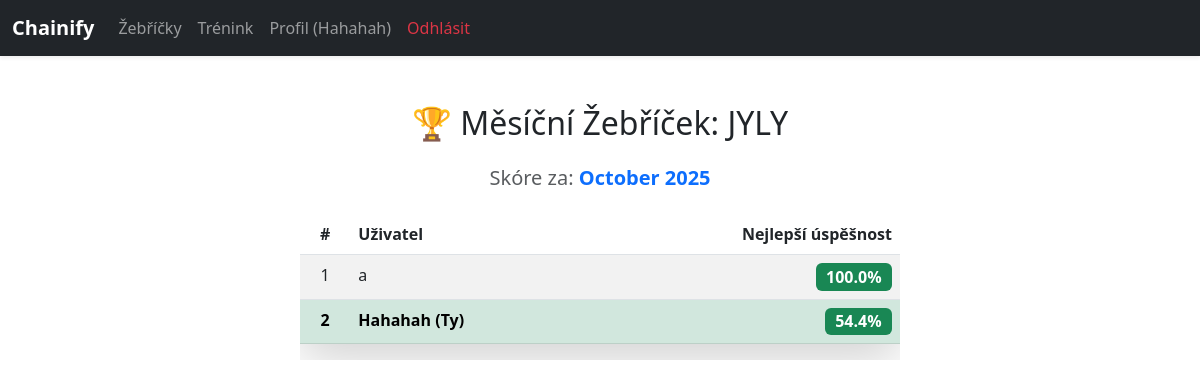
The page /leaderboard (signed in) on the database its author committed.
### models.py (models this page shows, shortened)
class User(db.Model, UserMixin):
    id = db.Column(db.Integer, primary_key=True)
    username = db.Column(db.String(150), unique=True, nullable=False)
    email = db.Column(db.String(150), unique=True, nullable=False)
    password = db.Column(db.String(256), nullable=False)
    profile_image_url = db.Column(db.String(255), nullable=True)
    current_streak = db.Column(db.Integer, default=0)
    last_training_date = db.Column(db.Date, nullable=True)
    putt_sessions = db.relationship('PuttSession', backref='user')
    drives = db.relationship('Drive', backref='user')

### app.py (the view)
@app.route('/leaderboard')  # <-- URL je zpět na jednoduché /leaderboard
@login_required
def leaderboard():          # <-- Název funkce je zpět na jednoduché leaderboard
    today = datetime.now()
    start_of_month = today.replace(day=1, hour=0, minute=0, second=0, microsecond=0)
    subquery = (
        db.session.query(
            PuttSession.user_id,
            func.max(PuttSession.accuracy).label('best_accuracy')
        )
        .filter(PuttSession.mode == 'jyly')
        .filter(PuttSession.date >= start_of_month)
        .group_by(PuttSession.user_id)
        .subquery()
    )
    leaderboard_data = (
        db.session.query(User, subquery.c.best_accuracy)
        .join(subquery, User.id == subquery.c.user_id)
        .order_by(desc(subquery.c.best_accuracy))
        .all()
    )
    current_month_str = start_of_month.strftime('%B %Y')
    return render_template(
        'leaderboard.html',
        leaderboard_data=leaderboard_data,
        current_month_str=current_month_str
    )

### app.py (called while the page is built)
@login_manager.user_loader
def load_user(user_id):
    return User.query.get(int(user_id))

### templates/leaderboard.html (shortened to what this page needs)
{% extends "base.html" %}
{% block content %}
<div class="container mt-5">
    <h2 class="mb-4 text-center">🏆 Měsíční Žebříček: JYLY</h2>
    <p class="text-center text-muted h5 mb-4">
        Skóre za: <span class="fw-bold text-primary">{{ current_month_str }}</span>
    </p>
    {% if leaderboard_data %}
        <div class="table-responsive" style="max-width: 600px; margin: 0 auto;">
            <table class="table table-striped table-hover shadow-lg rounded">
                <thead class="bg-primary text-white">
                    <tr>
                        <th scope="col" class="text-center">#</th>
                        <th scope="col">Uživatel</th>
                        <th scope="col" class="text-end">Nejlepší úspěšnost</th>
                    </tr>
                </thead>
                <tbody>
                    {% for user, accuracy in leaderboard_data %}
                    <tr class="{% if user.username == current_user.username %}table-success fw-bold{% endif %}">
                        <td class="text-center">{{ loop.index }}</td>
                        <td>
                            <a href="{{ url_for('user_profile', username=user.username) }}" style="text-decoration: none; color: inherit;">
                                {{ user.username }}
                            </a>
                            {% if user.username == current_user.username %} (Ty){% endif %}
                        </td>
                        <td class="text-end">
                            <span class="badge bg-success fs-6">{{ "%.1f"|format(accuracy) }}%</span>
                        </td>
                    </tr>
                    {% endfor %}
                </tbody>
            </table>
        </div>
        {% endif %}
</div>
{% endblock %}

### templates/base.html (shortened to what this page needs)
<!DOCTYPE html>
<html lang="en">
<head>
    <link href="https://cdn.jsdelivr.net/npm/bootstrap@5.3.0/dist/css/bootstrap.min.css" rel="stylesheet">
    <link rel="stylesheet" href="https://cdnjs.cloudflare.com/ajax/libs/font-awesome/6.5.2/css/all.min.css">
</head>
<body>
<nav class="navbar navbar-expand-lg navbar-dark bg-dark shadow-sm">
  <div class="container-fluid">
    <a class="navbar-brand fw-bold" href="{{ url_for('index') }}">Chainify</a>
    <div class="collapse navbar-collapse" id="navbarNav">
      <ul class="navbar-nav">
            {% if current_user.is_authenticated %}
              <li class="nav-item">
                <a class="nav-link" href="{{ url_for('leaderboard') }}">Žebříčky</a>
              </li>
            {% endif %}
        </ul>
      <ul class="navbar-nav">
        {% if current_user.is_authenticated %}
          <li class="nav-item">
            <a class="nav-link" href="{{ url_for('training') }}">Trénink</a>
          </li>
          <li class="nav-item">
            <a class="nav-link" href="{{ url_for('profile') }}">Profil ({{ current_user.username }})</a>
          </li>
          <li class="nav-item">
            <a class="nav-link text-danger" href="{{ url_for('logout') }}">Odhlásit</a>
          </li>
        {% endif %}
      </ul>
    </div>
  </div>
</nav>
<div class="container mt-4">
    {% block content %}{% endblock %}
</div>
</body>
</html>

### rows shown on the page
User: username "Hahahah", shows "(Ty)", accuracy "54.4"
User: username "a", accuracy "100.0"

### other values the page prints
{{ current_month_str }} "October 2025"
